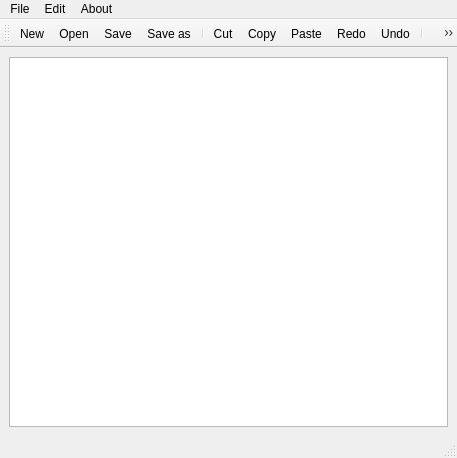
<?xml version="1.0" encoding="UTF-8"?>
<ui version="4.0">
 <class>MainWindow</class>
 <widget class="QMainWindow" name="MainWindow">
  <property name="geometry">
   <rect>
    <x>0</x>
    <y>0</y>
    <width>457</width>
    <height>458</height>
   </rect>
  </property>
  <property name="windowTitle">
   <string>MainWindow</string>
  </property>
  <widget class="QWidget" name="centralwidget">
   <layout class="QHBoxLayout" name="horizontalLayout">
    <item>
     <widget class="QTextEdit" name="textEdit"/>
    </item>
   </layout>
  </widget>
  <widget class="QMenuBar" name="menubar">
   <property name="geometry">
    <rect>
     <x>0</x>
     <y>0</y>
     <width>457</width>
     <height>26</height>
    </rect>
   </property>
   <widget class="QMenu" name="menuFile">
    <property name="title">
     <string>File</string>
    </property>
    <addaction name="actionNew"/>
    <addaction name="actionOpen"/>
    <addaction name="separator"/>
    <addaction name="actionSave"/>
    <addaction name="actionSave_as"/>
    <addaction name="separator"/>
    <addaction name="actionPrint"/>
   </widget>
   <widget class="QMenu" name="menuEdit">
    <property name="title">
     <string>Edit</string>
    </property>
    <addaction name="actionCut"/>
    <addaction name="actionCpy"/>
    <addaction name="actionPaste"/>
    <addaction name="separator"/>
    <addaction name="actionRedo"/>
    <addaction name="actionUndo"/>
    <addaction name="separator"/>
    <addaction name="actionFont"/>
    <addaction name="actionColor"/>
    <addaction name="actionBackground_Color"/>
    <addaction name="actionNotepad_Color"/>
   </widget>
   <widget class="QMenu" name="menuAbout">
    <property name="title">
     <string>About</string>
    </property>
    <addaction name="actionAbout_Notepad"/>
   </widget>
   <addaction name="menuFile"/>
   <addaction name="menuEdit"/>
   <addaction name="menuAbout"/>
  </widget>
  <widget class="QStatusBar" name="statusbar"/>
  <widget class="QToolBar" name="toolBar">
   <property name="windowTitle">
    <string>toolBar</string>
   </property>
   <attribute name="toolBarArea">
    <enum>TopToolBarArea</enum>
   </attribute>
   <attribute name="toolBarBreak">
    <bool>false</bool>
   </attribute>
   <addaction name="actionNew"/>
   <addaction name="actionOpen"/>
   <addaction name="actionSave"/>
   <addaction name="actionSave_as"/>
   <addaction name="separator"/>
   <addaction name="actionCut"/>
   <addaction name="actionCpy"/>
   <addaction name="actionPaste"/>
   <addaction name="actionRedo"/>
   <addaction name="actionUndo"/>
   <addaction name="separator"/>
   <addaction name="actionAbout_Notepad"/>
  </widget>
  <action name="actionNew">
   <property name="icon">
    <iconset resource="resources.qrc">
     <normaloff>:/rec/img/Screenshot 2024-05-13 000833.png</normaloff>:/rec/img/Screenshot 2024-05-13 000833.png</iconset>
   </property>
   <property name="text">
    <string>New</string>
   </property>
  </action>
  <action name="actionOpen">
   <property name="icon">
    <iconset resource="resources.qrc">
     <normaloff>:/rec/img/Screenshot 2024-05-13 100553.png</normaloff>:/rec/img/Screenshot 2024-05-13 100553.png</iconset>
   </property>
   <property name="text">
    <string>Open</string>
   </property>
  </action>
  <action name="actionSave">
   <property name="icon">
    <iconset resource="resources.qrc">
     <normaloff>:/rec/img/Screenshot 2024-05-13 100017.png</normaloff>:/rec/img/Screenshot 2024-05-13 100017.png</iconset>
   </property>
   <property name="text">
    <string>Save</string>
   </property>
  </action>
  <action name="actionSave_as">
   <property name="icon">
    <iconset resource="resources.qrc">
     <normaloff>:/rec/img/Screenshot 2024-05-13 100017.png</normaloff>:/rec/img/Screenshot 2024-05-13 100017.png</iconset>
   </property>
   <property name="text">
    <string>Save as</string>
   </property>
  </action>
  <action name="actionCut">
   <property name="icon">
    <iconset resource="resources.qrc">
     <normaloff>:/rec/img/Screenshot 2024-05-07 222816.png</normaloff>:/rec/img/Screenshot 2024-05-07 222816.png</iconset>
   </property>
   <property name="text">
    <string>Cut</string>
   </property>
  </action>
  <action name="actionCpy">
   <property name="icon">
    <iconset resource="resources.qrc">
     <normaloff>:/rec/img/Screenshot 2024-05-13 095940.png</normaloff>:/rec/img/Screenshot 2024-05-13 095940.png</iconset>
   </property>
   <property name="text">
    <string>Copy</string>
   </property>
  </action>
  <action name="actionPaste">
   <property name="icon">
    <iconset resource="resources.qrc">
     <normaloff>:/rec/img/Screenshot 2024-05-13 101027.png</normaloff>:/rec/img/Screenshot 2024-05-13 101027.png</iconset>
   </property>
   <property name="text">
    <string>Paste</string>
   </property>
  </action>
  <action name="actionRedo">
   <property name="icon">
    <iconset resource="resources.qrc">
     <normaloff>:/rec/img/Screenshot 2024-05-13 100050.png</normaloff>:/rec/img/Screenshot 2024-05-13 100050.png</iconset>
   </property>
   <property name="text">
    <string>Redo</string>
   </property>
  </action>
  <action name="actionUndo">
   <property name="icon">
    <iconset resource="resources.qrc">
     <normaloff>:/rec/img/Screenshot 2024-05-13 100108.png</normaloff>:/rec/img/Screenshot 2024-05-13 100108.png</iconset>
   </property>
   <property name="text">
    <string>Undo</string>
   </property>
  </action>
  <action name="actionAbout_Notepad">
   <property name="icon">
    <iconset resource="resources.qrc">
     <normaloff>:/rec/img/Screenshot 2024-05-13 100151.png</normaloff>:/rec/img/Screenshot 2024-05-13 100151.png</iconset>
   </property>
   <property name="text">
    <string>About Notepad</string>
   </property>
  </action>
  <action name="actionFont">
   <property name="text">
    <string>Font</string>
   </property>
  </action>
  <action name="actionColor">
   <property name="text">
    <string>Color</string>
   </property>
  </action>
  <action name="actionBackground_Color">
   <property name="text">
    <string>Background Color</string>
   </property>
  </action>
  <action name="actionNotepad_Color">
   <property name="text">
    <string>Notepad Color</string>
   </property>
  </action>
  <action name="actionPrint">
   <property name="text">
    <string>Print</string>
   </property>
  </action>
 </widget>
 <resources>
  <include location="resources.qrc"/>
 </resources>
 <connections/>
</ui>
